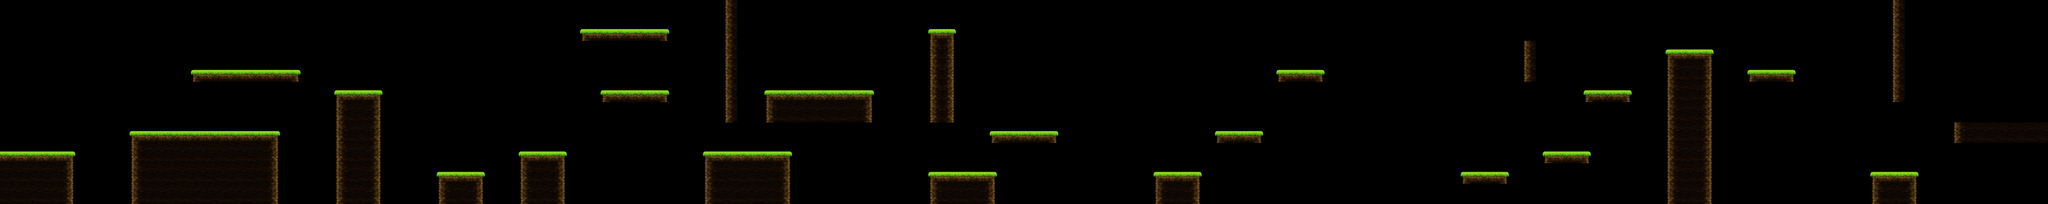

A level layout from a 2D game, rendered from its tile map. Below: a short description, then the map file with its tile-grid data intact:
An orthogonal 100x10 tile map with 128x128 px tiles, 1 tile layer (Calque de Tuiles 1), 8 tilesets.

<map version="1.8" tiledversion="1.8.4" orientation="orthogonal" renderorder="right-down" width="100" height="10" tilewidth="128" tileheight="128" infinite="0" nextlayerid="2" nextobjectid="1">
 <editorsettings>
  <export format="tmx" />
 </editorsettings>
 <tileset firstgid="1" name="Tile_5" tilewidth="128" tileheight="128" tilecount="1" columns="1">
  <image source="tt/Tile_5.png" width="128" height="128" />
 </tileset>
 <tileset firstgid="2" name="Tile_2" tilewidth="128" tileheight="128" tilecount="1" columns="1">
  <image source="tt/Tile_2.png" width="128" height="128" />
 </tileset>
 <tileset firstgid="3" name="Tile_1" tilewidth="128" tileheight="128" tilecount="1" columns="1">
  <image source="tt/Tile_1.png" width="128" height="128" />
 </tileset>
 <tileset firstgid="4" name="Tile_3" tilewidth="128" tileheight="128" tilecount="1" columns="1">
  <image source="tt/Tile_3.png" width="128" height="128" />
 </tileset>
 <tileset firstgid="5" name="Tile_4" tilewidth="128" tileheight="128" tilecount="1" columns="1">
  <image source="tt/Tile_4.png" width="128" height="128" />
 </tileset>
 <tileset firstgid="6" name="Tile_6" tilewidth="128" tileheight="128" tilecount="1" columns="1">
  <image source="tt/Tile_6.png" width="128" height="128" />
 </tileset>
 <tileset firstgid="7" name="Object_5" tilewidth="128" tileheight="128" tilecount="1" columns="1">
  <image source="tt/Object_5.png" width="128" height="128" />
 </tileset>
 <tileset firstgid="8" name="Object_4" tilewidth="128" tileheight="128" tilecount="1" columns="1">
  <image source="tt/Object_4.png" width="128" height="128" />
 </tileset>
 <layer id="1" name="Calque de Tuiles 1" width="100" height="10">
  <data encoding="csv">
0,0,0,0,0,0,0,0,0,0,0,0,0,0,0,0,0,0,0,0,0,0,0,0,0,0,0,0,0,0,0,0,0,0,0,5,0,0,0,0,0,0,0,0,0,0,0,0,0,0,0,0,0,0,0,0,0,0,0,0,0,0,0,0,0,0,0,0,0,0,0,0,0,0,0,0,0,0,0,0,0,0,0,0,0,0,0,0,0,0,0,0,5,0,0,0,0,0,0,0,
0,0,0,0,0,0,0,0,0,0,0,0,0,0,0,0,0,0,0,0,0,0,0,0,0,0,0,0,3,2,2,2,4,0,0,5,0,0,0,0,0,0,0,0,0,3,4,0,0,0,0,0,0,0,0,0,0,0,0,0,0,0,0,0,0,0,0,0,0,0,0,0,0,0,0,0,0,0,0,0,0,0,0,0,0,0,0,0,0,0,0,0,5,0,0,0,0,0,0,0,
0,0,0,0,0,0,0,0,0,0,0,0,0,0,0,0,0,0,0,0,0,0,0,0,0,0,0,0,0,0,0,0,0,0,0,5,0,0,0,0,0,0,0,0,0,5,6,0,0,0,0,0,0,0,0,0,0,0,0,0,0,0,0,0,0,0,0,0,0,0,0,0,0,0,5,0,0,0,0,0,0,3,2,4,0,0,0,0,0,0,0,0,5,0,0,0,0,0,0,0,
0,0,0,0,0,0,0,0,0,3,2,2,2,2,4,0,0,0,0,0,0,0,0,0,0,0,0,0,0,0,0,0,0,0,0,5,0,0,0,0,0,0,0,0,0,5,6,0,0,0,0,0,0,0,0,0,0,0,0,0,0,0,3,2,4,0,0,0,0,0,0,0,0,0,5,0,0,0,0,0,0,5,1,6,0,3,2,4,0,0,0,0,5,0,0,0,0,0,0,0,
0,0,0,0,0,0,0,0,0,0,0,0,0,0,0,0,3,2,4,0,0,0,0,0,0,0,0,0,0,3,2,2,4,0,0,5,0,3,2,2,2,2,4,0,0,5,6,0,0,0,0,0,0,0,0,0,0,0,0,0,0,0,0,0,0,0,0,0,0,0,0,0,0,0,0,0,0,3,2,4,0,5,1,6,0,0,0,0,0,0,0,0,5,0,0,0,0,0,0,0,
0,0,0,0,0,0,0,0,0,0,0,0,0,0,0,0,5,1,6,0,0,0,0,0,0,0,0,0,0,0,0,0,0,0,0,5,0,5,1,1,1,1,6,0,0,5,6,0,0,0,0,0,0,0,0,0,0,0,0,0,0,0,0,0,0,0,0,0,0,0,0,0,0,0,0,0,0,0,0,0,0,5,1,6,0,0,0,0,0,0,0,0,0,0,0,0,0,0,0,0,
0,0,0,0,0,0,3,2,2,2,2,2,2,4,0,0,5,1,6,0,0,0,0,0,0,0,0,0,0,0,0,0,0,0,0,0,0,0,0,0,0,0,0,0,0,0,0,0,3,2,2,4,0,0,0,0,0,0,0,3,2,4,0,0,0,0,0,0,0,0,0,0,0,0,0,0,0,0,0,0,0,5,1,6,0,0,0,0,0,0,0,0,0,0,0,5,1,1,1,1,
2,2,2,4,0,0,5,1,1,1,1,1,1,6,0,0,5,1,6,0,0,0,0,0,0,3,2,4,0,0,0,0,0,0,3,2,2,2,4,0,0,0,0,0,0,0,0,0,0,0,0,0,0,0,0,0,0,0,0,0,0,0,0,0,0,0,0,0,0,0,0,0,0,0,0,3,2,4,0,0,0,5,1,6,0,0,0,0,0,0,0,0,0,0,0,0,0,0,0,0,
1,1,1,6,0,0,5,1,1,1,1,1,1,6,0,0,5,1,6,0,0,3,2,4,0,5,1,6,0,0,0,0,0,0,5,1,1,1,6,0,0,0,0,0,0,3,2,2,4,0,0,0,0,0,0,0,3,2,4,0,0,0,0,0,0,0,0,0,0,0,0,3,2,4,0,0,0,0,0,0,0,5,1,6,0,0,0,0,0,0,0,3,2,4,0,0,0,0,0,0,
1,1,1,6,0,0,5,1,1,1,1,1,1,6,0,0,5,1,6,0,0,5,1,6,0,5,1,6,0,0,0,0,0,0,5,1,1,1,6,0,0,0,0,0,0,5,1,1,6,0,0,0,0,0,0,0,5,1,6,0,0,0,0,0,0,0,0,0,0,0,0,0,0,0,0,0,0,0,0,0,0,5,1,6,0,0,0,0,0,0,0,5,1,6,0,0,0,0,0,0
</data>
 </layer>
</map>